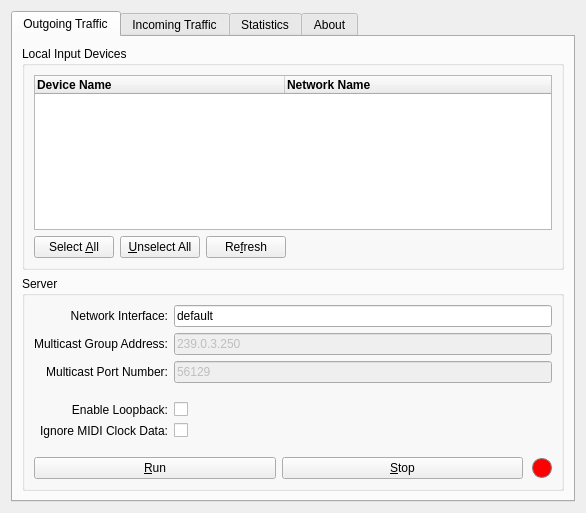
<?xml version="1.0" encoding="UTF-8"?>
<ui version="4.0">
 <class>MainWidget</class>
 <widget class="QWidget" name="MainWidget">
  <property name="geometry">
   <rect>
    <x>0</x>
    <y>0</y>
    <width>586</width>
    <height>513</height>
   </rect>
  </property>
  <property name="minimumSize">
   <size>
    <width>0</width>
    <height>0</height>
   </size>
  </property>
  <property name="windowTitle">
   <string>MIDI over LAN</string>
  </property>
  <layout class="QGridLayout" name="gridLayout_2">
   <item row="0" column="0">
    <widget class="QTabWidget" name="tabWidget">
     <property name="currentIndex">
      <number>0</number>
     </property>
     <widget class="QWidget" name="tab_OutgoingTraffic">
      <attribute name="title">
       <string>Outgoing Traffic</string>
      </attribute>
      <layout class="QVBoxLayout" name="verticalLayout_2">
       <item>
        <widget class="QGroupBox" name="groupBox_LocalInputDevices">
         <property name="title">
          <string>Local Input Devices</string>
         </property>
         <layout class="QGridLayout" name="gridLayout">
          <item row="0" column="0">
           <widget class="QTableWidget" name="tableWidget_LocalInputPorts">
            <property name="palette">
             <palette>
              <active>
               <colorrole role="Highlight">
                <brush brushstyle="SolidPattern">
                 <color alpha="255">
                  <red>0</red>
                  <green>218</green>
                  <blue>105</blue>
                 </color>
                </brush>
               </colorrole>
               <colorrole role="Accent">
                <brush brushstyle="SolidPattern">
                 <color alpha="255">
                  <red>0</red>
                  <green>218</green>
                  <blue>105</blue>
                 </color>
                </brush>
               </colorrole>
              </active>
              <inactive>
               <colorrole role="Highlight">
                <brush brushstyle="SolidPattern">
                 <color alpha="255">
                  <red>0</red>
                  <green>218</green>
                  <blue>105</blue>
                 </color>
                </brush>
               </colorrole>
               <colorrole role="Accent">
                <brush brushstyle="SolidPattern">
                 <color alpha="255">
                  <red>0</red>
                  <green>218</green>
                  <blue>105</blue>
                 </color>
                </brush>
               </colorrole>
              </inactive>
              <disabled>
               <colorrole role="Accent">
                <brush brushstyle="SolidPattern">
                 <color alpha="255">
                  <red>0</red>
                  <green>218</green>
                  <blue>105</blue>
                 </color>
                </brush>
               </colorrole>
              </disabled>
             </palette>
            </property>
            <property name="editTriggers">
             <set>QAbstractItemView::EditTrigger::CurrentChanged|QAbstractItemView::EditTrigger::DoubleClicked|QAbstractItemView::EditTrigger::EditKeyPressed|QAbstractItemView::EditTrigger::SelectedClicked</set>
            </property>
            <attribute name="horizontalHeaderVisible">
             <bool>true</bool>
            </attribute>
            <attribute name="horizontalHeaderMinimumSectionSize">
             <number>100</number>
            </attribute>
            <attribute name="horizontalHeaderDefaultSectionSize">
             <number>250</number>
            </attribute>
            <attribute name="horizontalHeaderStretchLastSection">
             <bool>true</bool>
            </attribute>
            <attribute name="verticalHeaderVisible">
             <bool>false</bool>
            </attribute>
            <attribute name="verticalHeaderHighlightSections">
             <bool>false</bool>
            </attribute>
            <attribute name="verticalHeaderStretchLastSection">
             <bool>false</bool>
            </attribute>
            <column>
             <property name="text">
              <string>Device Name</string>
             </property>
             <property name="font">
              <font>
               <bold>true</bold>
              </font>
             </property>
             <property name="textAlignment">
              <set>AlignLeading|AlignVCenter</set>
             </property>
            </column>
            <column>
             <property name="text">
              <string>Network Name</string>
             </property>
             <property name="font">
              <font>
               <bold>true</bold>
              </font>
             </property>
             <property name="textAlignment">
              <set>AlignLeading|AlignVCenter</set>
             </property>
            </column>
           </widget>
          </item>
          <item row="1" column="0">
           <layout class="QHBoxLayout" name="horizontalLayout">
            <item>
             <widget class="QPushButton" name="pushButton_LocalInputPorts_SelectAll">
              <property name="text">
               <string>Select &amp;All</string>
              </property>
             </widget>
            </item>
            <item>
             <widget class="QPushButton" name="pushButton_LocalInputPorts_UnselectAll">
              <property name="text">
               <string>&amp;Unselect All</string>
              </property>
             </widget>
            </item>
            <item>
             <widget class="QPushButton" name="pushButton_LocalInputPorts_Refresh">
              <property name="toolTip">
               <string>&lt;html&gt;&lt;head/&gt;&lt;body&gt;&lt;p&gt;Refresh the list of output ports in case a new device is connected.&lt;/p&gt;&lt;/body&gt;&lt;/html&gt;</string>
              </property>
              <property name="text">
               <string>Re&amp;fresh</string>
              </property>
             </widget>
            </item>
            <item>
             <spacer name="horizontalSpacer">
              <property name="orientation">
               <enum>Qt::Orientation::Horizontal</enum>
              </property>
              <property name="sizeHint" stdset="0">
               <size>
                <width>40</width>
                <height>20</height>
               </size>
              </property>
             </spacer>
            </item>
           </layout>
          </item>
         </layout>
        </widget>
       </item>
       <item>
        <widget class="QGroupBox" name="groupBox_Server_OutgoingTraffic">
         <property name="title">
          <string>Server</string>
         </property>
         <layout class="QVBoxLayout" name="verticalLayout">
          <item>
           <layout class="QGridLayout" name="gridLayout_3">
            <item row="0" column="0">
             <widget class="QLabel" name="label_OutgoingTraffic_NetworkInterface">
              <property name="text">
               <string>Network Interface:</string>
              </property>
              <property name="alignment">
               <set>Qt::AlignmentFlag::AlignRight|Qt::AlignmentFlag::AlignTrailing|Qt::AlignmentFlag::AlignVCenter</set>
              </property>
             </widget>
            </item>
            <item row="0" column="1">
             <widget class="QLineEdit" name="lineEdit_OutgoingTraffic_NetworkInterface">
              <property name="minimumSize">
               <size>
                <width>150</width>
                <height>0</height>
               </size>
              </property>
              <property name="toolTip">
               <string>&lt;html&gt;&lt;head/&gt;&lt;body&gt;&lt;p&gt;IPv4 address of the network interface to be used. If not specified, the default interface is used. Alternatively, you can specify a hostname such as 'computer' or 'computer.domain.name', or an alias like 'localhost'.&lt;/p&gt;&lt;/body&gt;&lt;/html&gt;</string>
              </property>
              <property name="text">
               <string>default</string>
              </property>
             </widget>
            </item>
            <item row="1" column="0">
             <widget class="QLabel" name="label_OutgoingTraffic_MulticastGroupAddress">
              <property name="text">
               <string>Multicast Group Address:</string>
              </property>
              <property name="alignment">
               <set>Qt::AlignmentFlag::AlignRight|Qt::AlignmentFlag::AlignTrailing|Qt::AlignmentFlag::AlignVCenter</set>
              </property>
             </widget>
            </item>
            <item row="1" column="1">
             <widget class="QLineEdit" name="lineEdit_OutgoingTraffic_MulticastGroupAddress">
              <property name="enabled">
               <bool>false</bool>
              </property>
              <property name="minimumSize">
               <size>
                <width>150</width>
                <height>0</height>
               </size>
              </property>
              <property name="toolTip">
               <string>&lt;html&gt;&lt;head/&gt;&lt;body&gt;&lt;p&gt;IPv4 address of the network interface to be used. If not specified, the default interface is used. Alternatively, you can specify a hostname such as 'computer' or 'computer.domain.name', or an alias like 'localhost'.&lt;/p&gt;&lt;/body&gt;&lt;/html&gt;</string>
              </property>
              <property name="text">
               <string>239.0.3.250</string>
              </property>
             </widget>
            </item>
            <item row="2" column="0">
             <widget class="QLabel" name="label_OutgoingTraffic_MulticastPortNumber">
              <property name="text">
               <string>Multicast Port Number:</string>
              </property>
              <property name="alignment">
               <set>Qt::AlignmentFlag::AlignRight|Qt::AlignmentFlag::AlignTrailing|Qt::AlignmentFlag::AlignVCenter</set>
              </property>
             </widget>
            </item>
            <item row="2" column="1">
             <widget class="QLineEdit" name="lineEdit_OutgoingTraffic_MulticastPortNumber">
              <property name="enabled">
               <bool>false</bool>
              </property>
              <property name="minimumSize">
               <size>
                <width>150</width>
                <height>0</height>
               </size>
              </property>
              <property name="toolTip">
               <string>&lt;html&gt;&lt;head/&gt;&lt;body&gt;&lt;p&gt;IPv4 address of the network interface to be used. If not specified, the default interface is used. Alternatively, you can specify a hostname such as 'computer' or 'computer.domain.name', or an alias like 'localhost'.&lt;/p&gt;&lt;/body&gt;&lt;/html&gt;</string>
              </property>
              <property name="text">
               <string>56129</string>
              </property>
             </widget>
            </item>
            <item row="3" column="0">
             <spacer name="verticalSpacer_4">
              <property name="orientation">
               <enum>Qt::Orientation::Vertical</enum>
              </property>
              <property name="sizeType">
               <enum>QSizePolicy::Policy::Fixed</enum>
              </property>
              <property name="sizeHint" stdset="0">
               <size>
                <width>20</width>
                <height>13</height>
               </size>
              </property>
             </spacer>
            </item>
            <item row="4" column="0">
             <widget class="QLabel" name="label_OutgoingTraffic_EnableLoopback">
              <property name="toolTip">
               <string>&lt;html&gt;&lt;head/&gt;&lt;body&gt;&lt;p&gt;If loopback is enabled, a local client can receive the multicast packets.&lt;/p&gt;&lt;/body&gt;&lt;/html&gt;</string>
              </property>
              <property name="text">
               <string>Enable Loopback:</string>
              </property>
              <property name="alignment">
               <set>Qt::AlignmentFlag::AlignRight|Qt::AlignmentFlag::AlignTrailing|Qt::AlignmentFlag::AlignVCenter</set>
              </property>
             </widget>
            </item>
            <item row="4" column="1">
             <widget class="QCheckBox" name="checkBox_OutgoingTraffic_EnableLoopback">
              <property name="toolTip">
               <string>&lt;html&gt;&lt;head/&gt;&lt;body&gt;&lt;p&gt;If loopback is enabled, a local client can receive the multicast packets.&lt;/p&gt;&lt;/body&gt;&lt;/html&gt;</string>
              </property>
              <property name="text">
               <string/>
              </property>
             </widget>
            </item>
            <item row="5" column="0">
             <widget class="QLabel" name="label_OutgoingTraffic_IgnoreMidiClock">
              <property name="text">
               <string>Ignore MIDI Clock Data:</string>
              </property>
              <property name="alignment">
               <set>Qt::AlignmentFlag::AlignRight|Qt::AlignmentFlag::AlignTrailing|Qt::AlignmentFlag::AlignVCenter</set>
              </property>
             </widget>
            </item>
            <item row="5" column="1">
             <widget class="QCheckBox" name="checkBox_OutgoingTraffic_IgnoreMidiClock">
              <property name="toolTip">
               <string/>
              </property>
              <property name="text">
               <string/>
              </property>
             </widget>
            </item>
           </layout>
          </item>
          <item>
           <spacer name="verticalSpacer_3">
            <property name="orientation">
             <enum>Qt::Orientation::Vertical</enum>
            </property>
            <property name="sizeType">
             <enum>QSizePolicy::Policy::Fixed</enum>
            </property>
            <property name="sizeHint" stdset="0">
             <size>
              <width>20</width>
              <height>13</height>
             </size>
            </property>
           </spacer>
          </item>
          <item>
           <layout class="QHBoxLayout" name="horizontalLayout_2">
            <item>
             <widget class="QPushButton" name="pushButton_OutgoingTraffic_Run">
              <property name="text">
               <string>&amp;Run</string>
              </property>
             </widget>
            </item>
            <item>
             <widget class="QPushButton" name="pushButton_OutgoingTraffic_Stop">
              <property name="text">
               <string>&amp;Stop</string>
              </property>
             </widget>
            </item>
            <item>
             <spacer name="horizontalSpacer_5">
              <property name="orientation">
               <enum>Qt::Orientation::Horizontal</enum>
              </property>
              <property name="sizeType">
               <enum>QSizePolicy::Policy::Fixed</enum>
              </property>
              <property name="sizeHint" stdset="0">
               <size>
                <width>3</width>
                <height>19</height>
               </size>
              </property>
             </spacer>
            </item>
            <item>
             <widget class="QLabel" name="label_OutgoingTraffic_ServerStatus">
              <property name="sizePolicy">
               <sizepolicy hsizetype="Fixed" vsizetype="Fixed">
                <horstretch>0</horstretch>
                <verstretch>0</verstretch>
               </sizepolicy>
              </property>
              <property name="minimumSize">
               <size>
                <width>20</width>
                <height>20</height>
               </size>
              </property>
              <property name="maximumSize">
               <size>
                <width>20</width>
                <height>20</height>
               </size>
              </property>
              <property name="styleSheet">
               <string notr="true">background-color: red;
border: 1px solid gray;
border-radius: 10px;</string>
              </property>
              <property name="text">
               <string/>
              </property>
             </widget>
            </item>
           </layout>
          </item>
         </layout>
        </widget>
       </item>
      </layout>
     </widget>
     <widget class="QWidget" name="tab_IncomingTraffic">
      <attribute name="title">
       <string>Incoming Traffic</string>
      </attribute>
     </widget>
     <widget class="QWidget" name="tab_Statistics">
      <attribute name="title">
       <string>Statistics</string>
      </attribute>
      <layout class="QGridLayout" name="gridLayout_4">
       <item row="0" column="0">
        <widget class="QGroupBox" name="groupBox_RTT">
         <property name="title">
          <string>Round-Trip Times</string>
         </property>
         <layout class="QGridLayout" name="gridLayout_5">
          <item row="0" column="0">
           <widget class="QTableWidget" name="tableWidget_RTT">
            <attribute name="horizontalHeaderStretchLastSection">
             <bool>true</bool>
            </attribute>
            <attribute name="verticalHeaderVisible">
             <bool>false</bool>
            </attribute>
            <row>
             <property name="text">
              <string>0</string>
             </property>
            </row>
            <column>
             <property name="text">
              <string>Hostname</string>
             </property>
             <property name="font">
              <font>
               <bold>true</bold>
              </font>
             </property>
             <property name="textAlignment">
              <set>AlignLeading|AlignVCenter</set>
             </property>
            </column>
            <column>
             <property name="text">
              <string>Minimum RTT</string>
             </property>
             <property name="font">
              <font>
               <bold>true</bold>
              </font>
             </property>
             <property name="textAlignment">
              <set>AlignLeading|AlignVCenter</set>
             </property>
            </column>
            <column>
             <property name="text">
              <string>Maximum RTT</string>
             </property>
             <property name="font">
              <font>
               <bold>true</bold>
              </font>
             </property>
             <property name="textAlignment">
              <set>AlignLeading|AlignVCenter</set>
             </property>
            </column>
            <column>
             <property name="text">
              <string>Average RTT</string>
             </property>
             <property name="font">
              <font>
               <bold>true</bold>
              </font>
             </property>
             <property name="textAlignment">
              <set>AlignLeading|AlignVCenter</set>
             </property>
            </column>
            <column>
             <property name="text">
              <string>Lost Packets</string>
             </property>
             <property name="font">
              <font>
               <bold>true</bold>
              </font>
             </property>
             <property name="textAlignment">
              <set>AlignLeading|AlignVCenter</set>
             </property>
            </column>
           </widget>
          </item>
         </layout>
        </widget>
       </item>
      </layout>
     </widget>
     <widget class="QWidget" name="tab_About">
      <attribute name="title">
       <string>About</string>
      </attribute>
      <layout class="QGridLayout" name="gridLayout_6">
       <item row="1" column="1">
        <widget class="QTextEdit" name="textEdit_About">
         <property name="frameShape">
          <enum>QFrame::Shape::NoFrame</enum>
         </property>
         <property name="readOnly">
          <bool>true</bool>
         </property>
         <property name="html">
          <string>&lt;!DOCTYPE HTML PUBLIC &quot;-//W3C//DTD HTML 4.0//EN&quot; &quot;http://www.w3.org/TR/REC-html40/strict.dtd&quot;&gt;
&lt;html&gt;&lt;head&gt;&lt;meta name=&quot;qrichtext&quot; content=&quot;1&quot; /&gt;&lt;meta charset=&quot;utf-8&quot; /&gt;&lt;style type=&quot;text/css&quot;&gt;
p, li { white-space: pre-wrap; }
hr { height: 1px; border-width: 0; }
li.unchecked::marker { content: &quot;\2610&quot;; }
li.checked::marker { content: &quot;\2612&quot;; }
&lt;/style&gt;&lt;/head&gt;&lt;body style=&quot; font-family:'Segoe UI'; font-size:9pt; font-weight:400; font-style:normal;&quot;&gt;
&lt;p align=&quot;center&quot; style=&quot; margin-top:0px; margin-bottom:0px; margin-left:0px; margin-right:0px; -qt-block-indent:0; text-indent:0px;&quot;&gt;&lt;span style=&quot; font-size:16pt; font-weight:700;&quot;&gt;MIDI Over LAN&lt;/span&gt;&lt;/p&gt;
&lt;p align=&quot;center&quot; style=&quot;-qt-paragraph-type:empty; margin-top:0px; margin-bottom:0px; margin-left:0px; margin-right:0px; -qt-block-indent:0; text-indent:0px;&quot;&gt;&lt;br /&gt;&lt;/p&gt;
&lt;p align=&quot;center&quot; style=&quot; margin-top:0px; margin-bottom:0px; margin-left:0px; margin-right:0px; -qt-block-indent:0; text-indent:0px;&quot;&gt;Version 1.0&lt;/p&gt;
&lt;p align=&quot;center&quot; style=&quot;-qt-paragraph-type:empty; margin-top:0px; margin-bottom:0px; margin-left:0px; margin-right:0px; -qt-block-indent:0; text-indent:0px;&quot;&gt;&lt;br /&gt;&lt;/p&gt;
&lt;p align=&quot;center&quot; style=&quot; margin-top:0px; margin-bottom:0px; margin-left:0px; margin-right:0px; -qt-block-indent:0; text-indent:0px;&quot;&gt;&lt;span style=&quot; font-weight:700;&quot;&gt;Copyright © 2025 Christoph Hänisch&lt;/span&gt;&lt;/p&gt;
&lt;p align=&quot;center&quot; style=&quot;-qt-paragraph-type:empty; margin-top:0px; margin-bottom:0px; margin-left:0px; margin-right:0px; -qt-block-indent:0; text-indent:0px; font-weight:700;&quot;&gt;&lt;br /&gt;&lt;/p&gt;
&lt;p align=&quot;center&quot; style=&quot; margin-top:0px; margin-bottom:0px; margin-left:0px; margin-right:0px; -qt-block-indent:0; text-indent:0px;&quot;&gt;This program is free software; you can redistribute it and/or modify it under the terms of the GNU Lesser General Public License as published by the Free Software Foundation; either version 3 of the License, or (at your option) any later version.&lt;/p&gt;
&lt;p align=&quot;center&quot; style=&quot;-qt-paragraph-type:empty; margin-top:0px; margin-bottom:0px; margin-left:0px; margin-right:0px; -qt-block-indent:0; text-indent:0px;&quot;&gt;&lt;br /&gt;&lt;/p&gt;
&lt;p align=&quot;center&quot; style=&quot; margin-top:0px; margin-bottom:0px; margin-left:0px; margin-right:0px; -qt-block-indent:0; text-indent:0px;&quot;&gt;This program is distributed in the hope that it will be useful, but WITHOUT ANY WARRANTY; without even the implied warranty of MERCHANTABILITY or FITNESS FOR A PARTICULAR PURPOSE.  See the GNU Lesser General Public License for more details.&lt;/p&gt;
&lt;p align=&quot;center&quot; style=&quot;-qt-paragraph-type:empty; margin-top:0px; margin-bottom:0px; margin-left:0px; margin-right:0px; -qt-block-indent:0; text-indent:0px;&quot;&gt;&lt;br /&gt;&lt;/p&gt;
&lt;p align=&quot;center&quot; style=&quot; margin-top:0px; margin-bottom:0px; margin-left:0px; margin-right:0px; -qt-block-indent:0; text-indent:0px;&quot;&gt;You should have received a copy of the GNU Lesser General Public License along with this program; if not, write to the Free Software Foundation, Inc., 51 Franklin Street, Fifth Floor, Boston, MA  02110-1301, USA&lt;/p&gt;&lt;/body&gt;&lt;/html&gt;</string>
         </property>
        </widget>
       </item>
       <item row="1" column="0">
        <spacer name="horizontalSpacer_2">
         <property name="orientation">
          <enum>Qt::Orientation::Horizontal</enum>
         </property>
         <property name="sizeType">
          <enum>QSizePolicy::Policy::Fixed</enum>
         </property>
         <property name="sizeHint" stdset="0">
          <size>
           <width>10</width>
           <height>10</height>
          </size>
         </property>
        </spacer>
       </item>
       <item row="2" column="1">
        <spacer name="verticalSpacer_2">
         <property name="orientation">
          <enum>Qt::Orientation::Vertical</enum>
         </property>
         <property name="sizeType">
          <enum>QSizePolicy::Policy::Fixed</enum>
         </property>
         <property name="sizeHint" stdset="0">
          <size>
           <width>10</width>
           <height>10</height>
          </size>
         </property>
        </spacer>
       </item>
       <item row="0" column="1">
        <spacer name="verticalSpacer">
         <property name="orientation">
          <enum>Qt::Orientation::Vertical</enum>
         </property>
         <property name="sizeType">
          <enum>QSizePolicy::Policy::Fixed</enum>
         </property>
         <property name="sizeHint" stdset="0">
          <size>
           <width>10</width>
           <height>10</height>
          </size>
         </property>
        </spacer>
       </item>
       <item row="1" column="2">
        <spacer name="horizontalSpacer_3">
         <property name="orientation">
          <enum>Qt::Orientation::Horizontal</enum>
         </property>
         <property name="sizeType">
          <enum>QSizePolicy::Policy::Fixed</enum>
         </property>
         <property name="sizeHint" stdset="0">
          <size>
           <width>10</width>
           <height>10</height>
          </size>
         </property>
        </spacer>
       </item>
      </layout>
     </widget>
    </widget>
   </item>
  </layout>
 </widget>
 <tabstops>
  <tabstop>tabWidget</tabstop>
  <tabstop>tableWidget_LocalInputPorts</tabstop>
  <tabstop>pushButton_LocalInputPorts_SelectAll</tabstop>
  <tabstop>pushButton_LocalInputPorts_UnselectAll</tabstop>
 </tabstops>
 <resources/>
 <connections/>
</ui>
